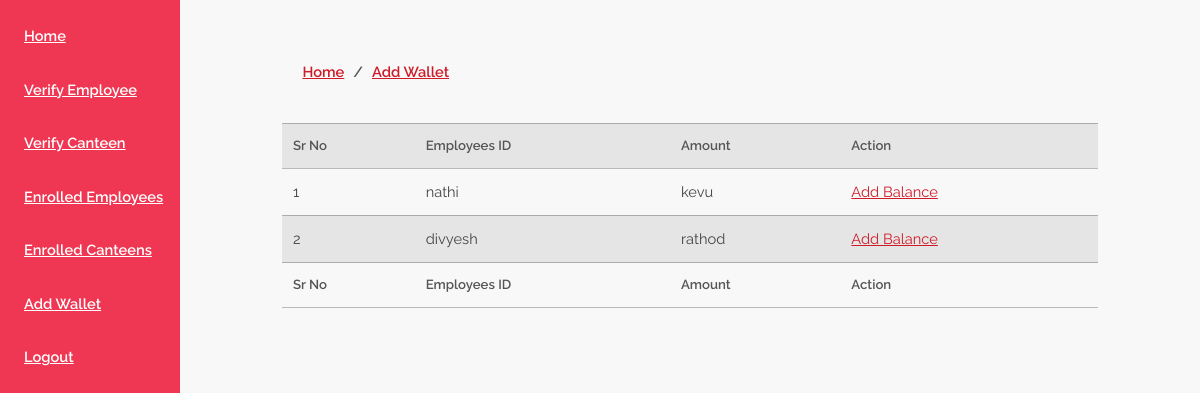
Page /wallet.php (signed in) on the committed database.
### tables this page shows
CREATE TABLE `users` (
  `id` int(11) NOT NULL,
  `first_name` text NOT NULL,
  `last_name` text NOT NULL,
  `phone` text NOT NULL,
  `email` varchar(50) NOT NULL,
  `password` text DEFAULT NULL,
  `emp_desg` text NOT NULL,
  `emp_id_card_no` text NOT NULL,
  `gender` text NOT NULL,
  `status` varchar(50) NOT NULL DEFAULT 'pending',
  `payment_status` varchar(30) NOT NULL DEFAULT 'unsend'
);

### wallet.php (the view, shortened to what this page needs)
<link rel="stylesheet" type="text/css" href="css/style.css">
<?php include('header.php'); ?>
<?php
	$admin = mysqli_query($conn,"SELECT * FROM admin WHERE id='{$_SESSION['admin_id']}'");
	$f_emp = mysqli_query($conn,"SELECT * FROM users WHERE status = 'allowed' AND payment_status = 'unsend' ");
	if (mysqli_num_rows($admin)>0)
       {
            echo "
            	<div class='sidebar'>
	            	<label><a href='home.php'>Home</a></label>
	            	<label><a href='verify_cred.php'>Verify Employee</a></label>
	            	<label><a href='verify_cred_cand.php'>Verify Canteen</a></label>
	            	<label><a href='enrolled_emp.php'>Enrolled Employees</a></label>
	            	<label><a href='enrolled_can.php'>Enrolled Canteens</a></label>
	            	<label><a href='wallet.php'>Add Wallet</a></label>
	            	<label><a href='logout.php'>Logout</a></label>
	            </div>
	            <div class='bread_crumb'>
	            	<label><a href='home.php' class='a_left'>Home</a>/<a href='verify_cred.php' class='a_right'>Add Wallet</a></label>
	            </div>
	            <div class='allow_listing'>
					<table>
						<tr>
							<th>Sr No</th>
							<th>Employees ID</th>
							<th>Amount</th>
							<th>Action</th>
						</tr>
					";
					$i=1;
					while ($f_emp_row = mysqli_fetch_row($f_emp))
					{
						echo '
								<tr>
									<td>'.$i.'</td>
									<td>'.$f_emp_row['1'].'</td>
									<td>'.$f_emp_row['2'].'</td>
									<td><a href="wallet_process.php?id='. $f_emp_row['1'] .'">Add Balance</a></td>
								</tr>
							';
						$i++;
					}
					echo "
							<tr>
								<th>Sr No</th>
								<th>Employees ID</th>
								<th>Amount</th>
								<th>Action</th>
							</tr>
						</table>
				</div>
					";
        }
?>

### rows in the picture
users: first_name "nathi", last_name "kevu"
users: first_name "divyesh", last_name "rathod"
